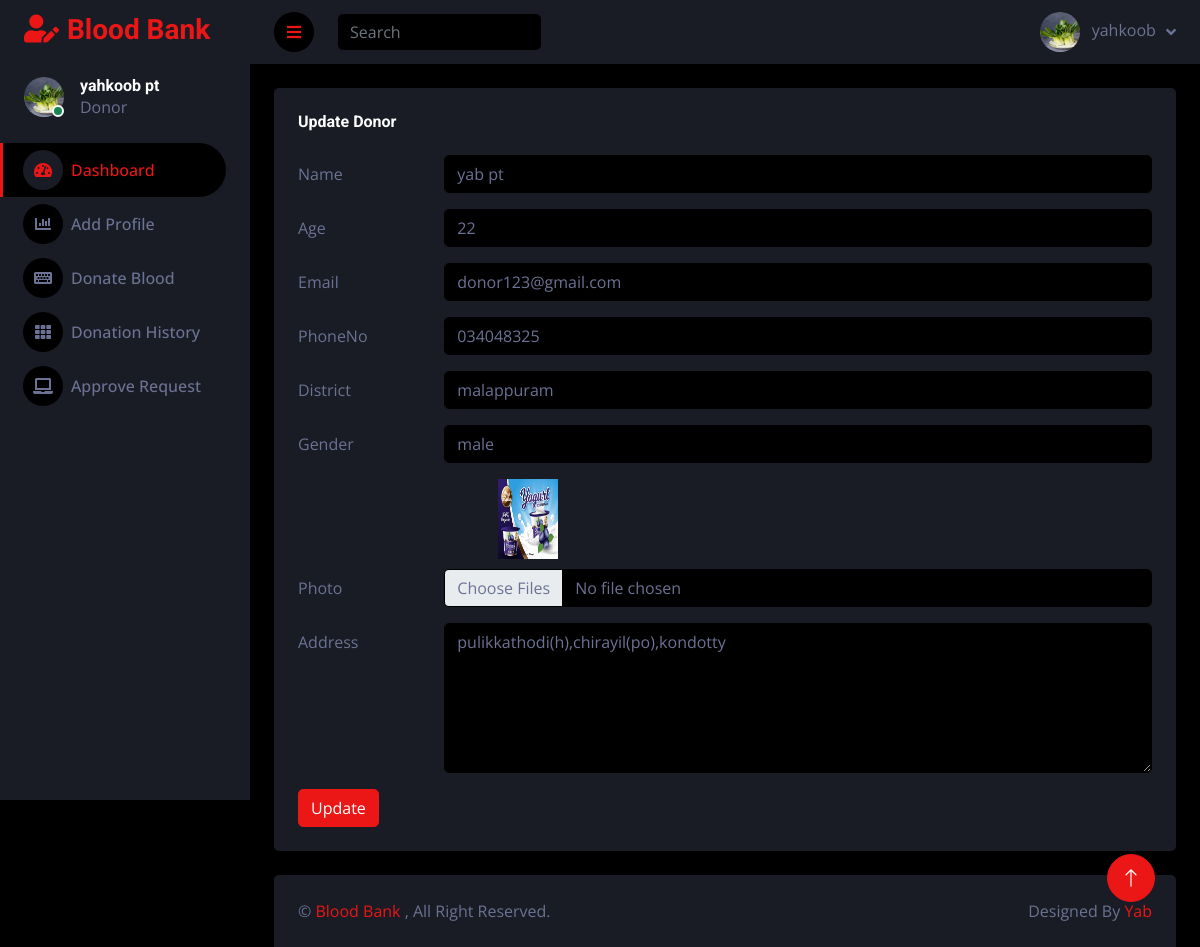
The app's page /update_donor/11/ (signed in) with its own data.
### blood_app/models.py (models this page shows)
class User(AbstractUser):
    is_donor = models.BooleanField(default=False, verbose_name="Is Donor")
    is_patient = models.BooleanField(default=False, verbose_name="Is Patient")
    name = models.CharField(max_length=100,null=True, blank=True)
    mobile = models.CharField(max_length=15,null=True, blank=True)
    address = models.CharField(max_length=200,null=True, blank=True)
    email = models.EmailField(null=True, blank=True)
    district = models.CharField(max_length=100,null=True, blank=True)
    gender = models.CharField(max_length=10,null=True, blank=True)
    age = models.PositiveIntegerField(null=True, blank=True)
    blood_grou = models.CharField(max_length=3, choices=BLOOD_GROUPS, null=True, blank=True)  # Set a default value
    disease=  models.CharField(max_length=100,null=True, blank=True)
    doctor =  models.CharField(max_length=100,null=True, blank=True)
    photo = models.ImageField(upload_to='profile/')
    status = models.BooleanField(default=False)
    unit= models.PositiveIntegerField(null=True, blank=True)
    def __str__(self):
        return self.username
    @property
    def imageURL(self):
        try:
            url = self.photo.url
        except:
            url = ''
        return  url

### blood_app/views.py (the view, shortened to what this page needs)
# urls.py: path('update_donor/<int:pk>/', views.update_donor, name='update_donor'),
def update_donor(request,pk):
    update=User.objects.get(pk=pk)
    context={
        'update':update
    }
    return render(request,'donor/update_donor.html',context)

### templates/donor/update_donor.html (shortened to what this page needs)
{% extends 'donor/base.html' %}
{% load static %}
{% block content %}
            <div class="container-fluid pt-4 px-4">
                <div class="row g-4">
                    <div class="col-sm-12 col-xl">
                        <div class="bg-secondary rounded h-100 p-4">
                            <h6 class="mb-4">Update Donor</h6>
                            <form method="POST" enctype="multipart/form-data">
                                <div class="row mb-3">
                                    <label for="inputEmail3" class="col-sm-2 col-form-label">Name</label>
                                    <div class="col-sm-10">
                                        <input type="text" class="form-control" id="inputEmail3" name="name" value="{{update.name}}">
                                    </div>
                                </div>
                                <div class="row mb-3">
                                    <label for="inputPassword3" class="col-sm-2 col-form-label">Age</label>
                                    <div class="col-sm-10">
                                        <input type="number" class="form-control" id="inputPassword3" name="age" value="{{update.age}}">
                                    </div>
                                </div>
                                <div class="row mb-3">
                                    <label for="inputPassword3" class="col-sm-2 col-form-label">Email</label>
                                    <div class="col-sm-10">
                                        <input type="email" class="form-control" id="inputPassword3" name="email" value="{{update.email}}">
                                    </div>
                                </div>
                                <div class="row mb-3">
                                    <label for="inputEmail3" class="col-sm-2 col-form-label">PhoneNo</label>
                                    <div class="col-sm-10">
                                        <input type="number" class="form-control" id="inputEmail3" name="phone" value="{{update.mobile}}">
                                    </div>
                                </div>
                                <div class="row mb-3">
                                    <label for="inputPassword3" class="col-sm-2 col-form-label" >District</label>
                                    <div class="col-sm-10">
                                        <input type="text" class="form-control" id="inputPassword3" name="district" value="{{update.district}}">
                                    </div>
                                </div>
                                <div class="row mb-3">
                                    <label for="inputPassword3" class="col-sm-2 col-form-label">Gender</label>
                                    <div class="col-sm-10">
                                        <input type="text" class="form-control" id="inputPassword3" name="gender" value="{{update.gender}}">
                                    </div>
                                </div>
                                <img src="{{update.imageURL}}" alt="" width="60px" height="80px" style="margin-left: 200px;margin-bottom: 10px;">
                                <div class="row mb-3">
                                    <label for="inputPassword3" class="col-sm-2 col-form-label">Photo</label>
                                    <div class="col-sm-10">
                                        <input class="form-control bg-dark" type="file" id="formFileMultiple" name="img" multiple>
                                    </div>
                                </div>
                                 <div class="row mb-3">
                                    <label for="inputEmail3" class="col-sm-2 col-form-label">Address</label>
                                    <div class="col-sm-10">
                                        <textarea class="form-control" placeholder="Address"
                                        id="floatingTextarea" style="height: 150px;" name="address">{{update.address}}</textarea>
                                    </div>
                                </div>
                                <button type="submit" class="btn btn-primary">Update</button>
                            </form>
                        </div>
                    </div>
                </div>
            </div>
{% endblock %}

### templates/donor/base.html (shortened to what this page needs)
{% load static %}
<!DOCTYPE html>
<html lang="en">
<head>
    <link href="https://cdnjs.cloudflare.com/ajax/libs/font-awesome/5.10.0/css/all.min.css" rel="stylesheet">
    <link href="https://cdn.jsdelivr.net/npm/bootstrap-icons@1.4.1/font/bootstrap-icons.css" rel="stylesheet">
    <link href="{% static 'donor/lib/owlcarousel/assets/owl.carousel.min.css' %}" rel="stylesheet">
    <link href="{% static 'donor/lib/tempusdominus/css/tempusdominus-bootstrap-4.min.css' %}" rel="stylesheet" />
    <link href="{% static 'donor/css/bootstrap.min.css' %}" rel="stylesheet">
    <link href="{% static 'donor/css/style.css' %}" rel="stylesheet">
</head>
<body>
    <div class="container-fluid position-relative d-flex p-0">
        <div class="sidebar pe-4 pb-3">
            <nav class="navbar bg-secondary navbar-dark">
                <a href="{% url 'index' %}" class="navbar-brand mx-4 mb-3">
                    <h3 class="text-primary"><i class="fa fa-user-edit me-2"></i>Blood Bank</h3>
                </a>
                <div class="d-flex align-items-center ms-4 mb-4">
                    <div class="position-relative">
                        <img class="rounded-circle" src="{{request.user.imageURL}}" alt="" style="width: 40px; height: 40px;">
                        <div class="bg-success rounded-circle border border-2 border-white position-absolute end-0 bottom-0 p-1"></div>
                    </div>
                    <div class="ms-3">
                        <h6 class="mb-0">{{request.user.name}}</h6>
                        <span>Donor</span>
                    </div>
                </div>
                <div class="navbar-nav w-100">
                    <a href="{% url 'index' %}" class="nav-item nav-link active"><i class="fa fa-tachometer-alt me-2"></i>Dashboard</a>
                    <a href="{% url 'add_donor' %}" class="nav-item nav-link"><i class="fa fa-chart-bar me-2"></i>Add Profile</a>
                    <a href="{% url 'donate' request.user.id %}" class="nav-item nav-link"><i class="fa fa-keyboard me-2"></i>Donate Blood</a>
                    <a href="{% url 'view_donate' request.user.id %}" class="nav-item nav-link"><i class="fa fa-th me-2"></i>Donation History</a>
                    <a href="{% url 'patient_request' %}" class="nav-item nav-link"><i class="fa fa-laptop me-2"></i>Approve Request</a>
                </div>
            </nav>
        </div>
        <div class="content">
            <nav class="navbar navbar-expand bg-secondary navbar-dark sticky-top px-4 py-0">
                <a href="#" class="sidebar-toggler flex-shrink-0">
                    <i class="fa fa-bars"></i>
                </a>
                <form class="d-none d-md-flex ms-4">
                    <input class="form-control bg-dark border-0" type="search" placeholder="Search">
                </form>
                <div class="navbar-nav align-items-center ms-auto">
                    <div class="nav-item dropdown">
                        <a href="#" class="nav-link dropdown-toggle" data-bs-toggle="dropdown">
                            <img class="rounded-circle me-lg-2" src="{{request.user.imageURL}}" alt="" style="width: 40px; height: 40px;">
                            <span class="d-none d-lg-inline-flex">{{request.user}}</span>
                        </a>
                    </div>
                </div>
            </nav>
            {% block content %}
            {% endblock %}
            <div class="container-fluid pt-4 px-4">
                <div class="bg-secondary rounded-top p-4">
                    <div class="row">
                        <div class="col-12 col-sm-6 text-center text-sm-start">
                            &copy; <a href="#">Blood Bank </a>, All Right Reserved.
                        </div>
                        <div class="col-12 col-sm-6 text-center text-sm-end">
                            Designed By <a href="">Yab</a>
                        </div>
                    </div>
                </div>
            </div>
        </div>
        <a href="#" class="btn btn-lg btn-primary btn-lg-square back-to-top"><i class="bi bi-arrow-up"></i></a>
    </div>
</body>
</html>

### static/donor/css/style.css (style rules this page uses)
:root { --primary: #EB1616; --secondary: #191C24; --light: #6C7293; --dark: #000000; }
.back-to-top { position: fixed; display: none; right: 45px; bottom: 45px; z-index: 99; }
.btn { transition: .5s; }
.btn-lg-square { width: 48px; height: 48px; }
.btn-square, .btn-sm-square, .btn-lg-square { padding: 0; display: inline-flex; align-items: center; justify-content: center; font-weight: normal; border-radius: 50px; }
.sidebar { position: fixed; top: 0; left: 0; bottom: 0; width: 250px; height: 100vh; overflow-y: auto; background: var(--secondary); transition: 0.5s; z-index: 999; }
.content { margin-left: 250px; min-height: 100vh; background: var(--dark); transition: 0.5s; }
@media (min-width: 992px) { .sidebar { margin-left: 0; } }
@media (min-width: 992px) { .content { width: calc(100% - 250px); } }
.sidebar .navbar .navbar-nav .nav-link { padding: 7px 20px; color: var(--light); font-weight: 500; border-left: 3px solid var(--secondary); border-radius: 0 30px 30px 0; outline: none; }
.sidebar .navbar .navbar-nav .nav-link:hover, .sidebar .navbar .navbar-nav .nav-link.active { color: var(--primary); background: var(--dark); border-color: var(--primary); }
.sidebar .navbar .navbar-nav .nav-link i { width: 40px; height: 40px; display: inline-flex; align-items: center; justify-content: center; background: var(--dark); border-radius: 40px; }
.sidebar .navbar .navbar-nav .nav-link:hover i, .sidebar .navbar .navbar-nav .nav-link.active i { background: var(--secondary); }
.content .navbar .navbar-nav .nav-link { margin-left: 25px; padding: 12px 0; color: var(--light); outline: none; }
.content .navbar .sidebar-toggler, .content .navbar .navbar-nav .nav-link i { width: 40px; height: 40px; display: inline-flex; align-items: center; justify-content: center; background: var(--dark); border-radius: 40px; }
.content .navbar .dropdown-toggle::after { margin-left: 6px; vertical-align: middle; border: none; content: "\f107"; font-family: "Font Awesome 5 Free"; font-weight: 900; transition: .5s; }

### records on screen
User: user.imageURL (picture), user.name "yahkoob pt", user "yahkoob"
User: name "yab pt", age "22", email "donor123@gmail.com", phone "034048325", district "malappuram", gender "male", imageURL (picture), address "pulikkathodi(h),chirayil(po),kondotty"
